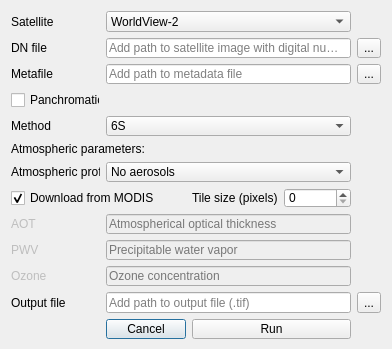
<?xml version="1.0" encoding="UTF-8"?>
<ui version="4.0">
 <class>Dialog</class>
 <widget class="QDialog" name="Dialog">
  <property name="windowModality">
   <enum>Qt::NonModal</enum>
  </property>
  <property name="enabled">
   <bool>true</bool>
  </property>
  <property name="geometry">
   <rect>
    <x>0</x>
    <y>0</y>
    <width>392</width>
    <height>349</height>
   </rect>
  </property>
  <property name="minimumSize">
   <size>
    <width>367</width>
    <height>342</height>
   </size>
  </property>
  <property name="contextMenuPolicy">
   <enum>Qt::PreventContextMenu</enum>
  </property>
  <property name="windowTitle">
   <string>Atmospheric correction</string>
  </property>
  <property name="sizeGripEnabled">
   <bool>false</bool>
  </property>
  <property name="modal">
   <bool>false</bool>
  </property>
  <layout class="QGridLayout" name="gridLayout_2">
   <item row="0" column="0">
    <layout class="QGridLayout" name="gridLayout">
     <item row="0" column="0">
      <widget class="QLabel" name="label_9">
       <property name="text">
        <string>Satellite</string>
       </property>
      </widget>
     </item>
     <item row="1" column="0">
      <widget class="QLabel" name="label_8">
       <property name="text">
        <string>DN file</string>
       </property>
      </widget>
     </item>
     <item row="1" column="1" colspan="3">
      <widget class="QLineEdit" name="lineEdit_DN">
       <property name="enabled">
        <bool>true</bool>
       </property>
       <property name="text">
        <string/>
       </property>
       <property name="placeholderText">
        <string>Add path to satellite image with digital numbers</string>
       </property>
      </widget>
     </item>
     <item row="1" column="4">
      <widget class="QToolButton" name="toolButton_DN">
       <property name="text">
        <string>...</string>
       </property>
      </widget>
     </item>
     <item row="2" column="0">
      <widget class="QLabel" name="label_5">
       <property name="text">
        <string>Metafile</string>
       </property>
      </widget>
     </item>
     <item row="2" column="1" colspan="3">
      <widget class="QLineEdit" name="lineEdit_meta">
       <property name="enabled">
        <bool>true</bool>
       </property>
       <property name="text">
        <string/>
       </property>
       <property name="placeholderText">
        <string>Add path to metadata file</string>
       </property>
      </widget>
     </item>
     <item row="2" column="4">
      <widget class="QToolButton" name="toolButton_meta">
       <property name="text">
        <string>...</string>
       </property>
      </widget>
     </item>
     <item row="3" column="0">
      <widget class="QCheckBox" name="checkBox_ispan">
       <property name="enabled">
        <bool>true</bool>
       </property>
       <property name="text">
        <string>Panchromatic</string>
       </property>
      </widget>
     </item>
     <item row="4" column="0">
      <widget class="QLabel" name="label_10">
       <property name="text">
        <string>Method</string>
       </property>
      </widget>
     </item>
     <item row="5" column="0" colspan="2">
      <widget class="QLabel" name="label_atmParameters">
       <property name="text">
        <string>Atmospheric parameters:</string>
       </property>
      </widget>
     </item>
     <item row="6" column="0">
      <widget class="QLabel" name="label_atmProfile">
       <property name="text">
        <string>Atmospheric profile</string>
       </property>
      </widget>
     </item>
     <item row="7" column="0" colspan="2">
      <widget class="QCheckBox" name="checkBox_modis">
       <property name="text">
        <string>Download from MODIS</string>
       </property>
       <property name="checked">
        <bool>true</bool>
       </property>
      </widget>
     </item>
     <item row="8" column="0">
      <widget class="QLabel" name="label_AOT">
       <property name="enabled">
        <bool>false</bool>
       </property>
       <property name="text">
        <string>AOT</string>
       </property>
      </widget>
     </item>
     <item row="8" column="1" colspan="3">
      <widget class="QLineEdit" name="lineEdit_aot">
       <property name="enabled">
        <bool>false</bool>
       </property>
       <property name="text">
        <string/>
       </property>
       <property name="placeholderText">
        <string>Atmospherical optical thickness</string>
       </property>
      </widget>
     </item>
     <item row="9" column="0">
      <widget class="QLabel" name="label_PWV">
       <property name="enabled">
        <bool>false</bool>
       </property>
       <property name="text">
        <string>PWV</string>
       </property>
      </widget>
     </item>
     <item row="9" column="1" colspan="3">
      <widget class="QLineEdit" name="lineEdit_pwv">
       <property name="enabled">
        <bool>false</bool>
       </property>
       <property name="text">
        <string/>
       </property>
       <property name="placeholderText">
        <string>Precipitable water vapor</string>
       </property>
      </widget>
     </item>
     <item row="10" column="0">
      <widget class="QLabel" name="label_Ozone">
       <property name="enabled">
        <bool>false</bool>
       </property>
       <property name="text">
        <string>Ozone</string>
       </property>
      </widget>
     </item>
     <item row="10" column="1" colspan="3">
      <widget class="QLineEdit" name="lineEdit_ozone">
       <property name="enabled">
        <bool>false</bool>
       </property>
       <property name="text">
        <string/>
       </property>
       <property name="placeholderText">
        <string>Ozone concentration</string>
       </property>
      </widget>
     </item>
     <item row="11" column="0">
      <widget class="QLabel" name="label_13">
       <property name="text">
        <string>Output file</string>
       </property>
      </widget>
     </item>
     <item row="11" column="1" colspan="3">
      <widget class="QLineEdit" name="lineEdit_output">
       <property name="enabled">
        <bool>true</bool>
       </property>
       <property name="text">
        <string/>
       </property>
       <property name="placeholderText">
        <string>Add path to output file (.tif)</string>
       </property>
      </widget>
     </item>
     <item row="11" column="4">
      <widget class="QToolButton" name="toolButton_output">
       <property name="text">
        <string>...</string>
       </property>
      </widget>
     </item>
     <item row="12" column="1">
      <widget class="QPushButton" name="pushButton_cancel">
       <property name="text">
        <string>Cancel</string>
       </property>
      </widget>
     </item>
     <item row="12" column="2" colspan="2">
      <widget class="QPushButton" name="pushButton_save">
       <property name="enabled">
        <bool>true</bool>
       </property>
       <property name="text">
        <string>Run</string>
       </property>
      </widget>
     </item>
     <item row="6" column="1" colspan="3">
      <widget class="QComboBox" name="comboBox_atmProfile">
       <item>
        <property name="text">
         <string>No aerosols</string>
        </property>
       </item>
       <item>
        <property name="text">
         <string>Continental</string>
        </property>
       </item>
       <item>
        <property name="text">
         <string>Maritime</string>
        </property>
       </item>
       <item>
        <property name="text">
         <string>Urban</string>
        </property>
       </item>
       <item>
        <property name="text">
         <string>Desert</string>
        </property>
       </item>
       <item>
        <property name="text">
         <string>Biomass burning</string>
        </property>
       </item>
       <item>
        <property name="text">
         <string>Stratospheric</string>
        </property>
       </item>
      </widget>
     </item>
     <item row="4" column="1" colspan="3">
      <widget class="QComboBox" name="comboBox_method">
       <item>
        <property name="text">
         <string>6S</string>
        </property>
       </item>
       <item>
        <property name="text">
         <string>DOS</string>
        </property>
       </item>
       <item>
        <property name="text">
         <string>TOA</string>
        </property>
       </item>
       <item>
        <property name="text">
         <string>RAD</string>
        </property>
       </item>
      </widget>
     </item>
     <item row="0" column="1" colspan="3">
      <widget class="QComboBox" name="comboBox_satellite">
       <item>
        <property name="text">
         <string>WorldView-2</string>
        </property>
       </item>
       <item>
        <property name="text">
         <string>WorldView-3</string>
        </property>
       </item>
       <item>
        <property name="text">
         <string>Landsat-8</string>
        </property>
       </item>
       <item>
        <property name="text">
         <string>Landsat-7</string>
        </property>
       </item>
       <item>
        <property name="text">
         <string>Pleiades-A</string>
        </property>
       </item>
       <item>
        <property name="text">
         <string>Pleiades-B</string>
        </property>
       </item>
       <item>
        <property name="text">
         <string>SPOT-6</string>
        </property>
       </item>
       <item>
        <property name="text">
         <string>Sentinel-2A, 10m</string>
        </property>
       </item>
       <item>
        <property name="text">
         <string>Sentinel-2A, 60m</string>
        </property>
       </item>
      </widget>
     </item>
     <item row="7" column="2">
      <widget class="QLabel" name="label_tileSize">
       <property name="text">
        <string>Tile size (pixels)</string>
       </property>
      </widget>
     </item>
     <item row="7" column="3">
      <widget class="QSpinBox" name="spinBox_tileSize">
       <property name="maximum">
        <number>10000000</number>
       </property>
       <property name="singleStep">
        <number>100</number>
       </property>
      </widget>
     </item>
    </layout>
   </item>
  </layout>
 </widget>
 <resources/>
 <connections/>
</ui>
